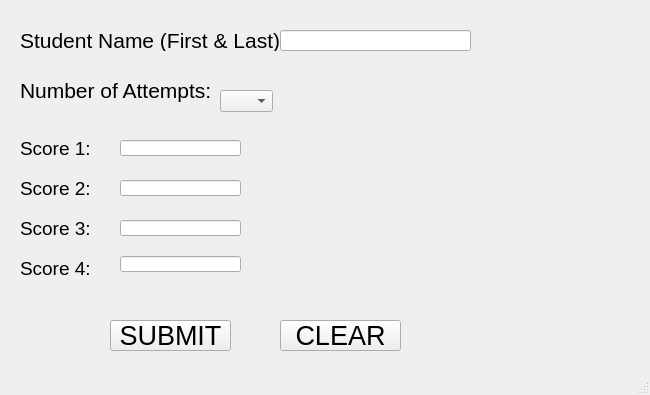
<?xml version="1.0" encoding="UTF-8"?>
<ui version="4.0">
 <class>MainWindow</class>
 <widget class="QMainWindow" name="MainWindow">
  <property name="geometry">
   <rect>
    <x>0</x>
    <y>0</y>
    <width>650</width>
    <height>395</height>
   </rect>
  </property>
  <property name="windowTitle">
   <string>Student Grades</string>
  </property>
  <widget class="QWidget" name="centralwidget">
   <widget class="QLabel" name="label">
    <property name="geometry">
     <rect>
      <x>20</x>
      <y>30</y>
      <width>291</width>
      <height>21</height>
     </rect>
    </property>
    <property name="font">
     <font>
      <pointsize>16</pointsize>
     </font>
    </property>
    <property name="text">
     <string>Student Name (First &amp; Last):</string>
    </property>
    <property name="textInteractionFlags">
     <set>Qt::NoTextInteraction</set>
    </property>
   </widget>
   <widget class="QLabel" name="label_2">
    <property name="geometry">
     <rect>
      <x>20</x>
      <y>70</y>
      <width>211</width>
      <height>41</height>
     </rect>
    </property>
    <property name="font">
     <font>
      <pointsize>16</pointsize>
     </font>
    </property>
    <property name="text">
     <string>Number of Attempts:</string>
    </property>
   </widget>
   <widget class="QLabel" name="label_3">
    <property name="geometry">
     <rect>
      <x>20</x>
      <y>140</y>
      <width>71</width>
      <height>16</height>
     </rect>
    </property>
    <property name="font">
     <font>
      <pointsize>14</pointsize>
     </font>
    </property>
    <property name="text">
     <string>Score 1:</string>
    </property>
   </widget>
   <widget class="QLabel" name="label_4">
    <property name="geometry">
     <rect>
      <x>20</x>
      <y>180</y>
      <width>71</width>
      <height>16</height>
     </rect>
    </property>
    <property name="font">
     <font>
      <pointsize>14</pointsize>
     </font>
    </property>
    <property name="text">
     <string>Score 2:</string>
    </property>
   </widget>
   <widget class="QLabel" name="label_5">
    <property name="geometry">
     <rect>
      <x>20</x>
      <y>220</y>
      <width>71</width>
      <height>16</height>
     </rect>
    </property>
    <property name="font">
     <font>
      <pointsize>14</pointsize>
     </font>
    </property>
    <property name="text">
     <string>Score 3:</string>
    </property>
   </widget>
   <widget class="QLabel" name="label_6">
    <property name="geometry">
     <rect>
      <x>20</x>
      <y>260</y>
      <width>71</width>
      <height>16</height>
     </rect>
    </property>
    <property name="font">
     <font>
      <pointsize>14</pointsize>
     </font>
    </property>
    <property name="text">
     <string>Score 4:</string>
    </property>
   </widget>
   <widget class="QPushButton" name="submit">
    <property name="geometry">
     <rect>
      <x>110</x>
      <y>320</y>
      <width>121</width>
      <height>31</height>
     </rect>
    </property>
    <property name="font">
     <font>
      <pointsize>20</pointsize>
     </font>
    </property>
    <property name="text">
     <string>SUBMIT</string>
    </property>
   </widget>
   <widget class="QLineEdit" name="name_input">
    <property name="geometry">
     <rect>
      <x>280</x>
      <y>30</y>
      <width>191</width>
      <height>21</height>
     </rect>
    </property>
   </widget>
   <widget class="QLineEdit" name="score_one">
    <property name="geometry">
     <rect>
      <x>120</x>
      <y>140</y>
      <width>121</width>
      <height>16</height>
     </rect>
    </property>
    <property name="text">
     <string/>
    </property>
   </widget>
   <widget class="QLineEdit" name="score_two">
    <property name="geometry">
     <rect>
      <x>120</x>
      <y>180</y>
      <width>121</width>
      <height>16</height>
     </rect>
    </property>
   </widget>
   <widget class="QLineEdit" name="score_three">
    <property name="geometry">
     <rect>
      <x>120</x>
      <y>220</y>
      <width>121</width>
      <height>16</height>
     </rect>
    </property>
   </widget>
   <widget class="QLineEdit" name="score_four">
    <property name="geometry">
     <rect>
      <x>120</x>
      <y>256</y>
      <width>121</width>
      <height>16</height>
     </rect>
    </property>
   </widget>
   <widget class="QPushButton" name="clear">
    <property name="geometry">
     <rect>
      <x>280</x>
      <y>320</y>
      <width>121</width>
      <height>31</height>
     </rect>
    </property>
    <property name="font">
     <font>
      <pointsize>20</pointsize>
     </font>
    </property>
    <property name="text">
     <string>CLEAR</string>
    </property>
   </widget>
   <widget class="QComboBox" name="comboBox">
    <property name="geometry">
     <rect>
      <x>220</x>
      <y>90</y>
      <width>53</width>
      <height>22</height>
     </rect>
    </property>
    <item>
     <property name="text">
      <string> </string>
     </property>
    </item>
    <item>
     <property name="text">
      <string>1</string>
     </property>
    </item>
    <item>
     <property name="text">
      <string>2</string>
     </property>
    </item>
    <item>
     <property name="text">
      <string>3</string>
     </property>
    </item>
    <item>
     <property name="text">
      <string>4</string>
     </property>
    </item>
   </widget>
  </widget>
  <widget class="QMenuBar" name="menubar">
   <property name="geometry">
    <rect>
     <x>0</x>
     <y>0</y>
     <width>650</width>
     <height>18</height>
    </rect>
   </property>
  </widget>
  <widget class="QStatusBar" name="statusbar"/>
 </widget>
 <resources/>
 <connections/>
</ui>
